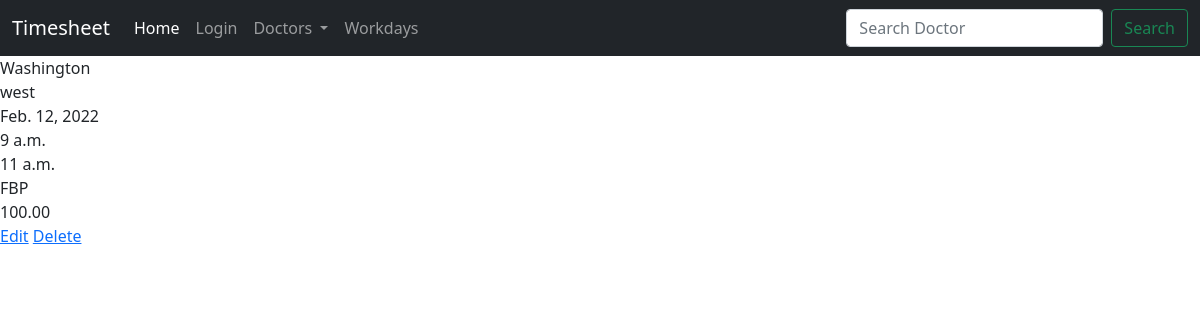
Page /workday/1 on the earlier database version.
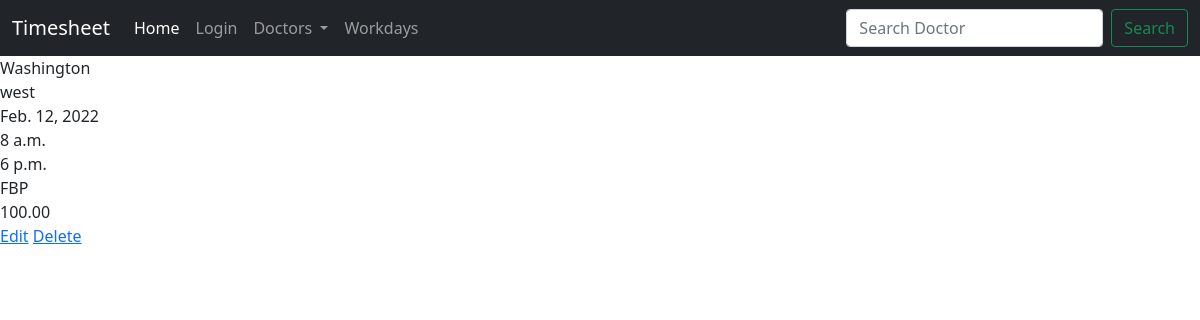
Same page on the later database version.
### workdaymanagement/models.py (models this page shows, shortened)
class Workday(models.Model):
     id=models.AutoField(primary_key=True)
     docid=models.IntegerField()
     doctor=models.CharField(max_length=20)
     location=models.ForeignKey(Location,on_delete=models.CASCADE,blank=True)
     sector=models.CharField(max_length=7,blank=True)
     work_date=models.DateField(default=date.today,blank=True)
     time_in=models.TimeField()
     time_out=models.TimeField()
     hours_worked=models.DurationField(blank=True,null=True)
     hours_code=models.ForeignKey(Payroll,on_delete=models.CASCADE)
     payroll=models.DecimalField(max_digits=5, decimal_places=2)
     total_payroll=models.DecimalField(max_digits=5, decimal_places=2,null=True,blank=True)

class Location(models.Model):
    location=models.CharField(max_length=20)
    def __str__(self):
         return self.location

class Payroll(models.Model):
     name=models.CharField(max_length=10)
     def __str__(self):
          return self.name

### workdaymanagement/views.py (the view)
# urls.py: re_path('^(?P<pk>[0-9]+)$', views.UserDetail.as_view(), name="workday_detail"),
class UserDetail(DetailView):
     model=Workday
     template_name = 'workday/workday_detail.html'

### templates/workday/workday_detail.html
{% extends 'base.html' %}
{% block content %}
<div>
{{object.location}}<br>
{{object.sector}}<br>
{{object.work_date}}<br>
{{object.time_in}}<br>
{{object.time_out}}<br>
{{object.hours_code}}<br>
{{object.payroll}}<br>
</div>
<a href="{% url 'Workday:workday_edit'  object.id %}">Edit</a>
<a href="{% url 'Workday:workday_delete' object.id %}">Delete</a>
{% endblock %}

Differences in the rows shown:
changed Workday "west": time_in "9 a.m." → "8 a.m."; time_out "11 a.m." → "6 p.m."
